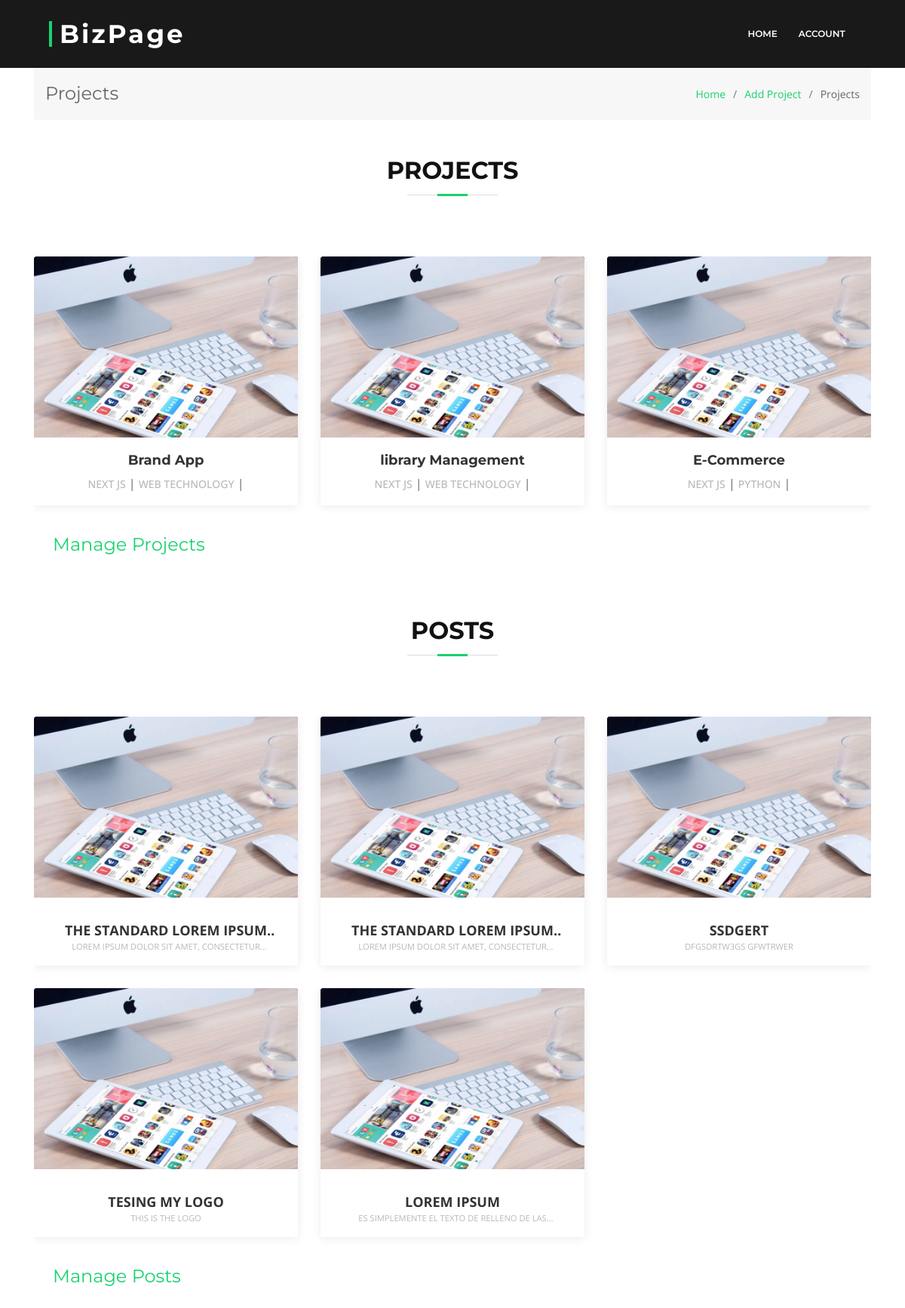
/project/view, run on an earlier commit of the app's database.
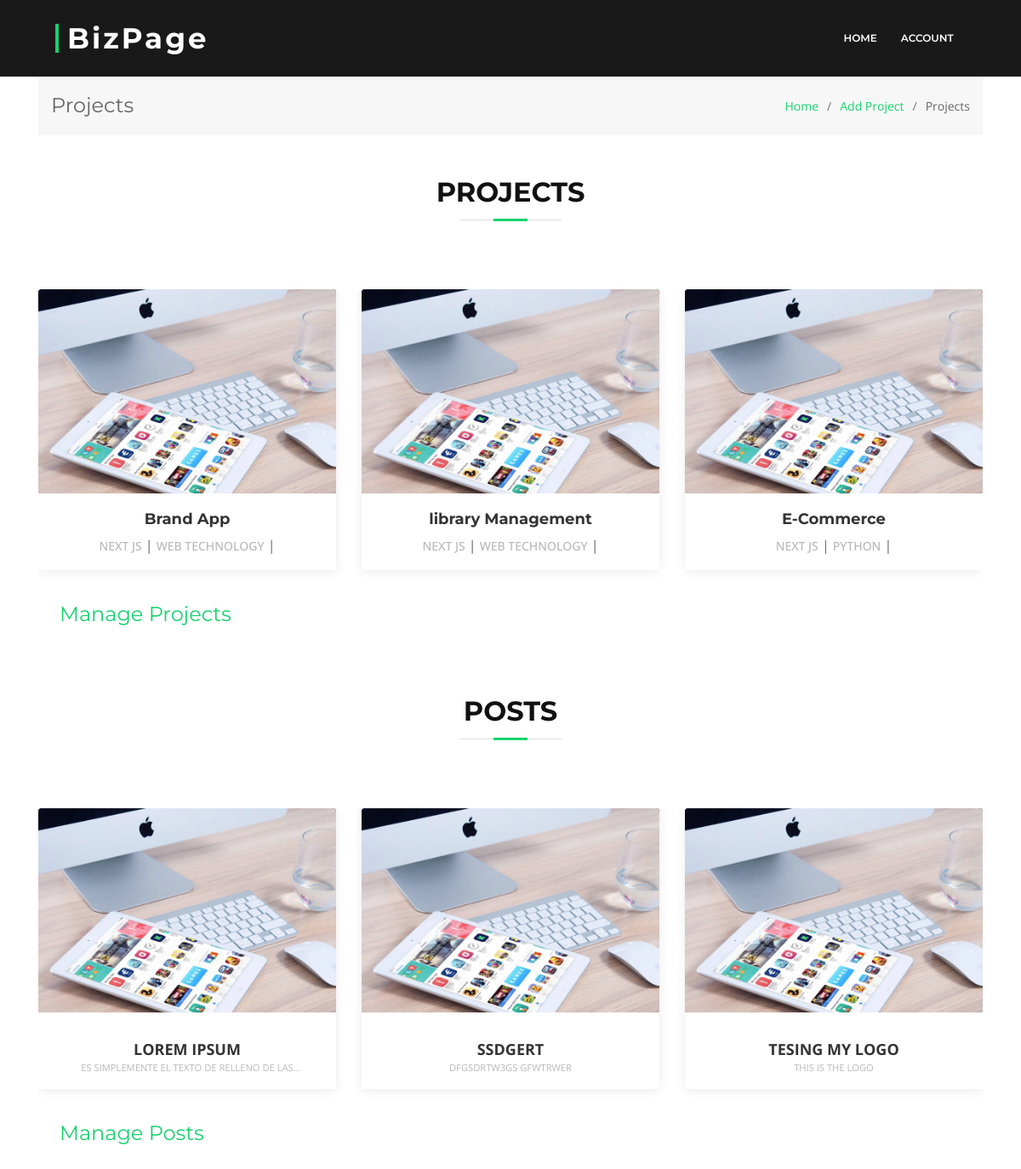
And on a later commit of the database.
### blog/models.py (models this page shows, shortened)
class Project(models.Model):
    CATEGORY_CHOICES = [
        ('Business','Business'),
        ('Education','Education'),
        ('Social','Social'),
        ('Organization','Organization'),
    ]
    name = models.CharField(max_length=250)
    description = models.TextField(max_length=500)
    category = models.CharField(max_length=100, choices=CATEGORY_CHOICES)
    technology = models.ManyToManyField(Technology)
    feature = models.ManyToManyField(Feature)
    link = models.URLField()
    created_at = models.DateTimeField(auto_now=True)

class Technology(models.Model):
    name = models.CharField(max_length=100)
    type = models.CharField(max_length=100)

class Post(models.Model, HitCountMixin):
    user = models.ForeignKey(User, on_delete=models.CASCADE)
    title = models.CharField(max_length=250)
    text = models.TextField(max_length=1000)
    like = models.IntegerField(default=0)
    view = models.IntegerField(null=True, default=0)
    created_at = models.DateTimeField(auto_now=True)
    updated_at = models.DateTimeField(auto_now=True)

### blog/views.py (the view)
# urls.py: path('project/view', views.project_list, name='project_list'),
def project_list(request):
    projects = Project.objects.all().order_by('-created_at')
    posts = Post.objects.all().order_by('-created_at')
    context = {
        'projects':projects,
        'posts':posts
    }
    return render(request, 'project_list.html',context)

### templates/project_list.html (shortened to what this page needs)
{% load static %}
{% include './links/link.html' %}
{% include './forms/sub-header.html' %}
{% load hitcount_tags %}
<div class="container mt-5">
   <section class="breadcrumbs">
    <div class="container">
      <div class="d-flex justify-content-between align-items-center">
        <h2>Projects</h2>
        <ol>
          <li><a href="{%  url 'index' %}">Home</a></li>
          <li><a href="{% url 'add_project' %}">Add Project</a></li>
          <li>Projects</li>
        </ol>
      </div>
    </div>
  </section>
    <div class="section-header mb-3">
        <h3>Projects</h3>
    </div>
    <section id="portfolio" >
    <div class="row portfolio-container" data-aos="fade-up" data-aos-delay="200">
        {% for app in projects %}
            <div class="col-lg-4 col-md-6 portfolio-item filter-web">
                <div class="portfolio-wrap">
                  <figure>
                    <img src="{% static 'img/portfolio/web1.jpg' %}" class="img-fluid" alt="">
                  </figure>
                  <div class="portfolio-info">
                    <h4><a href="{% url 'upload_image' app.id %}">{{app.name}}</a></h4>
                    {% for tech in app.technology.all %}
                    <p class="d-inline">{{tech.name}}</p> |
                    {% endfor %}
                  </div>
                </div>
              </div>
        {% endfor %}
    </div>
    <div class="mt-2">
      <h4><a href="#">
        <i class="icofont-tools-alt-2"></i></i>&nbsp;Manage Projects
      </a></h4>
    </div>
  </section>
  <div class="section-header mb-3">
    <h3>Posts</h3>
  </div>
  <section id="portfolio" >
    <div class="row portfolio-container" data-aos="fade-up" data-aos-delay="200">
        {% for post in posts %}
            <div class="col-lg-4 col-md-6 portfolio-item filter-web">
                <div class="portfolio-wrap">
                  <figure>
                    <img src="{% static 'img/portfolio/web1.jpg' %}" class="img-fluid" alt="">
                  </figure>
                  <div class="portfolio-info">
                    <p><a href="{% url 'post_view' post.id %}" class="heading modernWay">{{post.title}}</a></h5>
                    <small class="d-inlne modernWay">{{post.text}}</small>
                  </div>
                </div>
              </div>
        {% endfor %}
    </div>
    <div class="mt-2">
      <h4><a href="#">
        <i class="icofont-tools-alt-2"></i></i>&nbsp;Manage Posts
      </a></h4>
    </div>
  </section>
</div>

### templates/links/link.html (shortened to what this page needs)
{% load static %}
<link href="{% static 'vendor/bootstrap/css/bootstrap.min.css' %}" rel="stylesheet">
<link href="{% static 'vendor/icofont/icofont.min.css' %}" rel="stylesheet">
<link href="{% static 'vendor/font-awesome/css/font-awesome.min.css' %}" rel="stylesheet">
<link href="{% static 'vendor/ionicons/css/ionicons.min.css' %}" rel="stylesheet">
<link href="{% static 'vendor/animate.css/animate.min.css' %}" rel="stylesheet">
<link href="{% static 'vendor/venobox/venobox.css' %}" rel="stylesheet">
<link href="{% static 'vendor/owl.carousel/assets/owl.carousel.min.css' %}" rel="stylesheet">
<link href="{% static 'vendor/aos/aos.css' %}" rel="stylesheet">
<link href="{% static 'css/style.css' %}" rel="stylesheet">

### templates/forms/sub-header.html (shortened to what this page needs)
{% load static %}
<header id="header" class="fixed-top mb-5">
    <div class="container-fluid">
      <div class="row justify-content-center">
        <div class="col-xl-11 d-flex align-items-center">
          <h1 class="logo mr-auto"><a href="{% url 'index' %}">BizPage</a></h1>
          <nav class="nav-menu d-none d-lg-block">
            <ul>
              <li><a href="{% url 'index' %}">Home</a></li>
              {% if user.is_authenticated %}
              <li class="drop-down"><a href="">{{request.user}}</a>
                <ul>
                  {% if user.is_staff %}
                  <li><a href="{% url 'create_post' %}">Create Post</a></li>
                  {% endif %}
                  <li><a href="{% url 'project_list' %}">View Post</a></li>
                  <li><a href="{% url 'update_profile' request.user.id %}">Profile</a></li>
                  {% if user.is_superuser  %}
                  <li><a href="{% url 'add_team' %}">Team</a></li>
                  <li><a href="{% url 'add_project' %}">Add Project</a></li>
                  {% endif %}
                  <li><a href="{% url 'signout' %}">Logout</a></li>
                </ul>
              </li>
              {% else %}
              <li class="drop-down"><a href="">Account</a>
              </li>
              {% endif %}
            </ul>
          </nav>
        </div>
      </div>
    </div>
  </header>

### templates/links/scripts.html (shortened to what this page needs)
{% load static %}

### blog/static/css/style.css (style rules this page uses)
.modernWay { overflow: hidden; text-overflow: ellipsis; display: -webkit-box; -webkit-line-clamp: 1; line-clamp: 1; -webkit-box-orient: vertical; }
.portfolio-info .heading { margin-bottom: 0px; padding-bottom: 0px; font-size: large; color: #333; font-weight: 700; }
.portfolio-info .heading::after { content: "learn more ..."; position: absolute; top: 70%; right: 20%; font-size: 10px ; background-color: #343534; color: white; padding: 1px 3px ; box-shadow: 3px 3px; z-index:5; display: none; }
a { color: #18d26e; transition: 0.5s; }
p { padding: 0; margin: 0 0 30px 0; }
h1, h2, h3, h4, h5, h6 { font-family: "Montserrat", sans-serif; font-weight: 400; margin: 0 0 20px 0; padding: 0; }
#header { transition: all 0.5s; z-index: 997; padding: 26px 0; background: rgba(0, 0, 0, 0.9); }
#header .logo { font-size: 34px; margin: 0; padding: 0; line-height: 1; font-family: "Montserrat", sans-serif; font-weight: 700; letter-spacing: 3px; padding-left: 10px; border-left: 4px solid #18d26e; }
#header .logo a { color: #fff; }
.nav-menu ul { margin: 0; padding: 0; list-style: none; }
.nav-menu > ul { display: flex; }
.nav-menu > ul > li { position: relative; white-space: nowrap; padding: 10px 0 10px 28px; }
.nav-menu a { display: block; position: relative; color: #fff; transition: 0.3s; font-size: 12px; font-family: "Montserrat", sans-serif; text-transform: uppercase; font-weight: 600; }
.nav-menu .drop-down > a:after { content: "\ea99"; font-family: IcoFont; padding-left: 5px; }
.mobile-nav { position: fixed; top: 55px; right: 15px; bottom: 15px; left: 15px; z-index: 9999; overflow-y: auto; background: #fff; transition: ease-in-out 0.2s; opacity: 0; visibility: hidden; border-radius: 10px; padding: 10px 0; }
.mobile-nav * { margin: 0; padding: 0; list-style: none; }
.mobile-nav a { display: block; position: relative; color: #333333; padding: 10px 20px; font-weight: 500; outline: none; }
.mobile-nav .drop-down > a:after { content: "\ea99"; font-family: IcoFont; padding-left: 10px; position: absolute; right: 15px; }
.mobile-nav .drop-down > a { padding-right: 35px; }
section { overflow: hidden; }
.section-header h3 { font-size: 32px; color: #111; text-transform: uppercase; text-align: center; font-weight: 700; position: relative; padding-bottom: 15px; }
.section-header h3::before { content: ''; position: absolute; display: block; width: 120px; height: 1px; background: #ddd; bottom: 1px; left: calc(50% - 60px); }
.section-header h3::after { content: ''; position: absolute; display: block; width: 40px; height: 3px; background: #18d26e; bottom: 0; left: calc(50% - 20px); }
.breadcrumbs { padding: 20px 0; background-color: #f7f7f7; min-height: 40px; margin-top: 90px; }
.breadcrumbs h2 { font-size: 24px; margin-bottom: 0; font-weight: 400; }
.breadcrumbs ol { display: flex; flex-wrap: wrap; list-style: none; padding: 0; margin: 0; font-size: 14px; }
.breadcrumbs ol li + li { padding-left: 10px; }
.breadcrumbs ol li + li::before { display: inline-block; padding-right: 10px; color: #6c757d; content: "/"; }
#portfolio { padding: 60px 0; }
#portfolio .portfolio-wrap { box-shadow: 0px 2px 12px rgba(0, 0, 0, 0.08); transition: 0.3s; }
#portfolio .portfolio-item { position: relative; height: 360px; overflow: hidden; }
#portfolio .portfolio-item figure { background: #000; overflow: hidden; height: 240px; position: relative; border-radius: 4px 4px 0 0; margin: 0; }
#portfolio .portfolio-item .portfolio-info { background: #fff; text-align: center; padding: 30px; height: 90px; border-radius: 0 0 3px 3px; }
#portfolio .portfolio-item .portfolio-info h4 { font-size: 18px; line-height: 1px; font-weight: 700; margin-bottom: 18px; padding-bottom: 0; }
#portfolio .portfolio-item .portfolio-info h4 a { color: #333; }
#portfolio .portfolio-item .portfolio-info p { padding: 0; margin: 0; color: #b8b8b8; font-weight: 500; font-size: 14px; text-transform: uppercase; }

What changed in the data, as far as the page shows it:
removed Post: title "THE STANDARD LOREM…", text "LOREM IPSUM DOLOR SIT AMET,…"
removed Post: title "THE STANDARD LOREM…", text "LOREM IPSUM DOLOR SIT AMET,…"
changed Post "LOREM IPSUM": moves up the list
